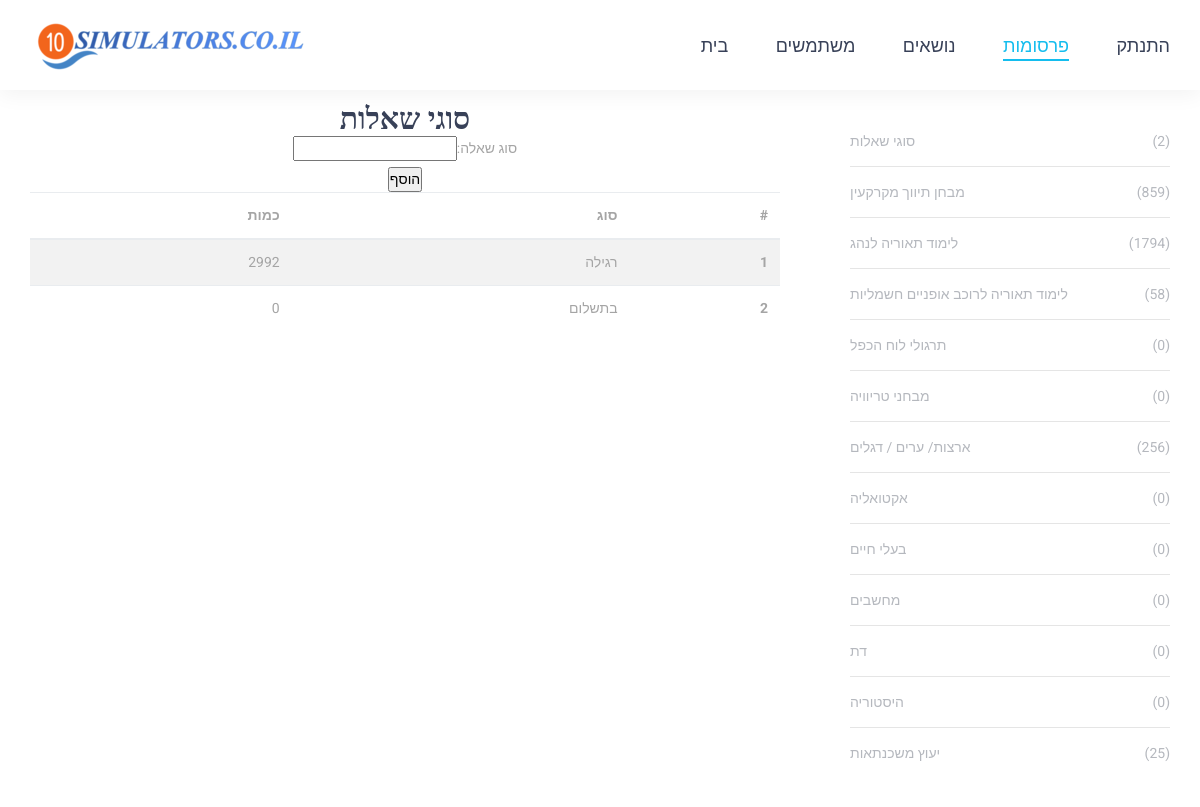
/admin/questionType.php (signed in), run on the app's committed database.
### tables this page shows
CREATE TABLE `questiontype` (
  `idQuestionType` int(11) NOT NULL,
  `questionType_name` varchar(45) NOT NULL
);

CREATE TABLE `subjectquestions` (
  `idSubjectQuestion` int(11) NOT NULL,
  `Subject_name` varchar(45) NOT NULL
);

### DB/dbconnect.php (called while the page is built, shortened)
<?php
class dbconnect {
    private $conn;
    public function __construct() {
        $this->conn = new mysqli("127.0.0.1", "root", "", "lomda");
        $this->conn->set_charset("utf8");
    }
    public function GetAllSubjectQuestions() {
        return $this->conn->query("SELECT * FROM subjectquestions");
    }
    public function GetAllQuestionType() {
        return $this->conn->query("SELECT * FROM questiontype");
    }
    public function GetAllQuestionsBySubjectId($id) {
        return $this->conn->query("SELECT * FROM questiontype,questions where questiontype.idQuestionType=questions.idQuestionType and idSubjectQuestion=$id");
    }
    public function GetAllQuestionsByQuestionTypeId($id) {
        return $this->conn->query("SELECT * FROM questiontype,questions where questiontype.idQuestionType=questions.idQuestionType and questiontype.idQuestionType=$id");
    }
}

### admin/navSubjectQuestions.php (the view)
<div class="sidebar">
    <div class="sidebar_section">
        <div class="sidebar_categories">
            <ul class="categories_list">
                <li><a href="./questionType.php" class="clearfix">סוגי שאלות<span>(<?php echo $db->GetAllQuestionType()->num_rows ?>)</span></a></li>
                <?php
                $result = $db->GetAllSubjectQuestions();
                while ($row = $result->fetch_assoc()) {
                    ?>
                    <li><a href="Questions.php?subject=<?php echo $row['idSubjectQuestion'] ?>" class="clearfix"><?php echo $row['Subject_name'] ?><span>(<?php echo $db->GetAllQuestionsBySubjectId($row['idSubjectQuestion'])->num_rows ?>)</span></a></li>
                    <?php } ?>
            </ul>
        </div>
    </div>
</div>

### admin/questionType.php (shortened to what this page needs)
<?php
include_once '../DB/dbconnect.php';
$db = new dbconnect();
?>
<!DOCTYPE html>
<html lang="he">
    <head>
        <link rel="stylesheet" type="text/css" href="../styles/bootstrap4/bootstrap.min.css">
        <link href="../plugins/font-awesome-4.7.0/css/font-awesome.min.css" rel="stylesheet" type="text/css">
        <link href="../plugins/colorbox/colorbox.css" rel="stylesheet" type="text/css">
        <link rel="stylesheet" type="text/css" href="../styles/blog_single.css">
        <link rel="stylesheet" type="text/css" href="../styles/blog_single_responsive.css">
    </head>
    <body>
        <div class="super_container">
 <?php include_once './navbar.php'; ?>
            <div class="blog">
                <div class="container">
                    <div class="row">
                        <div class="col-lg-8" dir="rtl">
                            <div class="blog_title"><center>סוגי שאלות</center></div>
                            <center>
                                <form action="./questionType.php" method="POST">
                                    <label>סוג שאלה:</label><input name="questionType" type="text" required><br>
                                    <input type="submit" name="insert" value="הוסף">
                                </form>
                                <table class="table table-striped" >
                                    <thead>
                                        <tr>
                                            <th scope="col">#</th>
                                            <th scope="col" >סוג</th>
                                            <th scope="col" >כמות</th>
                                        </tr>
                                    </thead>
                                    <tbody>
                                        <?php
                                        $result = $db->GetAllQuestionType();
                                        while ($row = $result->fetch_assoc()) {
                                            ?>
                                            <tr>
                                                <th scope="row"><?php echo $row['idQuestionType'] ?></th>
                                                <td><?php echo $row['questionType_name'] ?></td>
                                                <td><?php echo $db->GetAllQuestionsByQuestionTypeId($row['idQuestionType'])->num_rows ?></td>
                                            </tr>
                                        <?php }
                                        ?>
                                    </tbody>
                                </table>
                            </center>
                        </div>
                        <div class="col-lg-4">
                            <?php include_once './navSubjectQuestions.php'; ?>
                        </div>
                    </div>
                </div>
            </div>
        </div>
</body>
</html>

### styles/blog_single.css (style rules this page uses)
* { margin: 0; padding: 0; -webkit-font-smoothing: antialiased; -webkit-text-shadow: rgba(0,0,0,.01) 0 0 1px; text-shadow: rgba(0,0,0,.01) 0 0 1px; }
body { font-family: 'Roboto', sans-serif; font-size: 14px; font-weight: 400; background: #FFFFFF; color: #a5a5a5; }
div { display: block; position: relative; -webkit-box-sizing: border-box; -moz-box-sizing: border-box; box-sizing: border-box; }
ul { list-style: none; margin-bottom: 0px; }
a, a:hover, a:visited, a:active, a:link { text-decoration: none; -webkit-font-smoothing: antialiased; -webkit-text-shadow: rgba(0,0,0,.01) 0 0 1px; text-shadow: rgba(0,0,0,.01) 0 0 1px; }
.clearfix::before, .clearfix::after { content: ""; display: table; }
.clearfix::after { clear: both; }
.clearfix { zoom: 1; }
.super_container { width: 100%; overflow: hidden; }
.blog { width: 100%; background: #FFFFFF; padding-top: 100px; padding-bottom: 100px; }
.blog_title { font-family: 'Roboto Slab', serif; font-size: 30px; font-weight: 700; line-height: 1.2; color: #384158; }
.sidebar { width: 100%; padding-left: 40px; }
.sidebar_categories { margin-top: 16px; }
.sidebar_categories ul li { position: relative; width: 100%; height: 51px; }
.sidebar_categories ul li:not(:last-of-type) { border-bottom: solid 1px #e5e5e5; }
.sidebar_categories ul li a { display: block; position: relative; font-size: 14px; color: #b5b8be; line-height: 51px; -webkit-transition: all 200ms ease; -moz-transition: all 200ms ease; -ms-transition: all 200ms ease; -o-transition: all 200ms ease; transition: all 200ms ease; }
.categories_list li a span { float:right; }

### data on the page
questiontype: idQuestionType "1", questionType_name "רגילה", num_rows "2992"
questiontype: idQuestionType "2", questionType_name "בתשלום", num_rows "0"
subjectquestions: Subject_name "מבחן תיווך מקרקעין", num_rows "859"
subjectquestions: Subject_name "לימוד תאוריה לנהג", num_rows "1794"
subjectquestions: Subject_name "לימוד תאוריה לרוכב אופניים חשמליות", num_rows "58"
subjectquestions: Subject_name "תרגולי לוח הכפל", num_rows "0"
subjectquestions: Subject_name "מבחני טריוויה", num_rows "0"
subjectquestions: Subject_name "ארצות/ ערים / דגלים", num_rows "256"
subjectquestions: Subject_name "אקטואליה", num_rows "0"
subjectquestions: Subject_name "בעלי חיים", num_rows "0"
subjectquestions: Subject_name "מחשבים", num_rows "0"
subjectquestions: Subject_name "דת", num_rows "0"
subjectquestions: Subject_name "היסטוריה", num_rows "0"
subjectquestions: Subject_name "יעוץ משכנתאות", num_rows "25"

### other printed values
$db->GetAllQuestionType()->num_rows "2"
